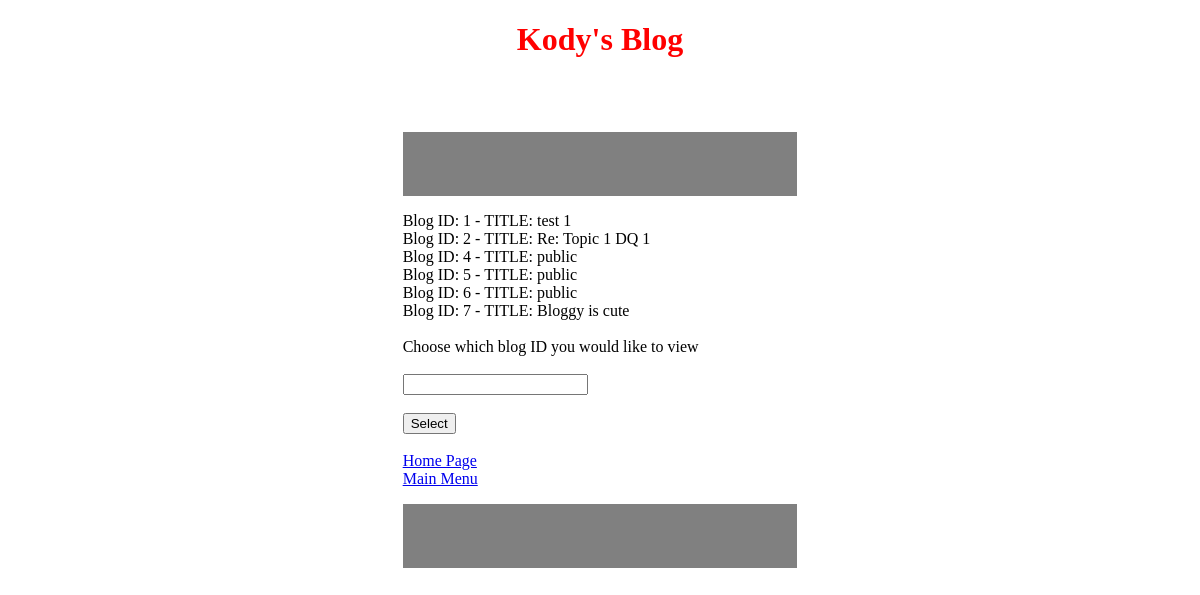
The app's page /blogSearch.php (signed in) with its own data.
### tables this page shows
CREATE TABLE `blog_posts` (
  `BLOG_ID` int(11) NOT NULL,
  `BLOG_TITLE` varchar(100) NOT NULL,
  `BLOG_BODY` varchar(5000) NOT NULL,
  `DATE` timestamp NOT NULL DEFAULT CURRENT_TIMESTAMP,
  `USER_ID` int(11) NOT NULL,
  `BLOG_TOPIC` varchar(100) NOT NULL,
  `BLOG_ACCESS` tinyint(4) NOT NULL
);

### blogSearch.php (the view, shortened to what this page needs)
<!DOCTYPE html>
<html>
<head>
<link rel="stylesheet" href="style.css">
</head>
<body>
<h1>Kody's Blog</h1><br><br>
<article>
<p>
<form action="blogView.php" method="POST">
<?php
$conn = dbConnect();
$table_name = $_SESSION["TABLE1"];
$userID = $_SESSION["USER_ID"];
$sql = $conn->query("SELECT BLOG_ID, BLOG_TITLE FROM $table_name WHERE USER_ID = $userID");
if($sql->num_rows>0){
    while($row = $sql->fetch_assoc()){
        echo "Blog ID: ".$row["BLOG_ID"]." - TITLE: ".$row["BLOG_TITLE"]."<br>";
    }
    echo "<br>";
    echo "Choose which blog ID you would like to view" . "<br>" . "<br>";
}else{
    echo "No published blogs";
    echo "<br>";
    echo "<a href=homePage.php>Home</a>";
}
?>
  <input type="number" name="blogchosen" id="blogchosen" min="1" ><br><br>
  <input type="submit" value="Select"><br><br>
</form>
<a href="homePage.php">Home Page</a>
<a href="index.php">Main Menu</a>
</p>
</article>
</body>
</html>

### style.css (style rules this page uses)
body { background-color: white; }
h1 { text-align: center; color: red; }
p { background-color: grey; text-align: center; color: black; border: 2px solid grey; padding: 30px; }

### blogSearch.php (style rules this page uses)
article { display: grid; grid-template-columns: 1fr 1fr 1fr; }
article * { grid-column: 2/3; }

### records on screen
blog_posts: BLOG_ID "1", BLOG_TITLE "test 1"
blog_posts: BLOG_ID "2", BLOG_TITLE "Re: Topic 1 DQ 1"
blog_posts: BLOG_ID "4", BLOG_TITLE "public"
blog_posts: BLOG_ID "5", BLOG_TITLE "public"
blog_posts: BLOG_ID "6", BLOG_TITLE "public"
blog_posts: BLOG_ID "7", BLOG_TITLE "Bloggy is cute"
